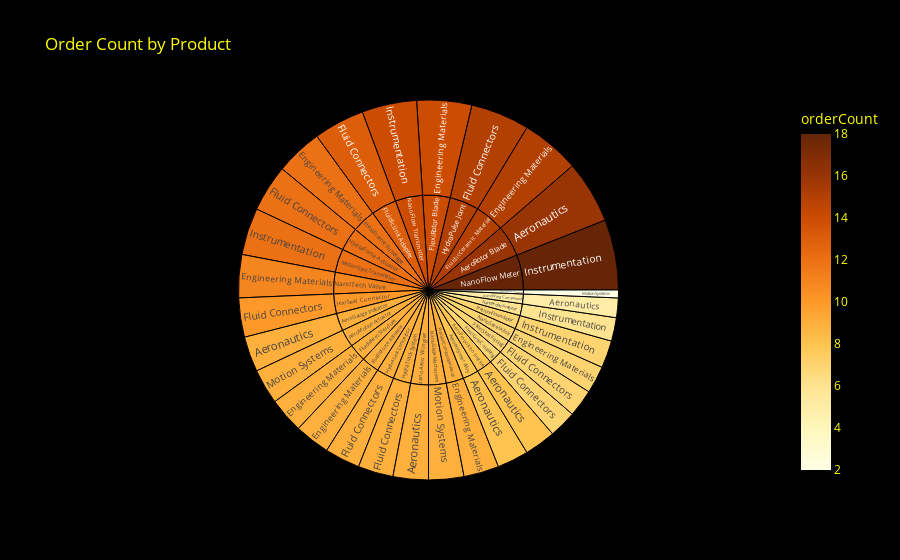

Write notebook code for a chart like this one.
### Markdown cell above
### 1) Retrieve count of all products and producttypes which are ordered by customers [3.5]

### Code cell
cursor = connection.cursor()
cursor.execute("""
    

SELECT productName, productType, orderCount,
       RANK() OVER (ORDER BY orderCount DESC) AS ProductRank
FROM (
    SELECT p.productName, p.productType, COUNT(*) AS orderCount
    FROM orders o
    JOIN product p ON o.o_plantID = p.productID
    GROUP BY p.productName, p.productType
) AS ProductOrders;
""")
data = cursor.fetchall()

df = pd.DataFrame(data, columns=['productName', 'productType', 'orderCount', 'ProductRank'])
fig = px.sunburst(df, path=['productName', 'productType'], values='orderCount',
                  title='Order Count by Product', color='orderCount',
                  color_continuous_scale='YlOrBr')

fig.update_layout(
    plot_bgcolor='black',   
    paper_bgcolor='black',   
    font=dict(color='yellow')   
)
fig.show()

### Figure 1 — Plotly figure (JSON) as saved in the notebook; plotly's stock layout.template omitted (floating-point values rounded to 4 significant figures)
{"data": [{"branchvalues": "total", "customdata": [[9], [8], [8], [16], [5], [9], [12], [14], [9], [15], [9], [7], [11], [9], [7], [10], [7], [13], [12], [9], [15], [9], [6], [12], [18], [14], [7], [9], [2], [9], [9], [9], [8], [8], [16], [5], [12], [7], [14], [10], [7], [9], [15], [9], [13], [12], [9], [15], [9], [2], [12], [9], [18], [14], [9], [6], [7], [11], [9], [7]], "domain": {"x": [0, 1], "y": [0, 1]}, "hovertemplate": "labels=%{label}<br>orderCount_sum=%{value}<br>parent=%{parent}<br>id=%{id}<br>orderCount=%{color}<extra></extra>", "ids": ["AeroGauge Indicator/ Aeronautics         ", "AeroPolymer Alloy/ Aeronautics         ", "AeroPropulsion Engine/ Aeronautics         ", "AeroRotor Blade/ Aeronautics         ", "AeroWing Component/ Aeronautics         ", "NanoAero Winglet/ Aeronautics         ", "FlexiFrame Fuselage/ Engineering Materials ", "FlexiRotor Blade/ Engineering Materials ", "FluidicAero Structure/ Engineering Materials ", "FluidicCeramic Material/ Engineering Materials ", "FluidicForce Actuator/ Engineering Materials ", "NanoSteel Alloy/ Engineering Materials ", "NanoTech Valve/ Engineering Materials ", "PrecisionComposite Material/ Engineering Materials ", "FlexiGrip Coupling/ Fluid Connectors    ", "FlexiSeal Connector/ Fluid Connectors    ", "FlexiSeal Fitting/ Fluid Connectors    ", "FluidicLink Adapter/ Fluid Connectors    ", "HydraForce Actuator/ Fluid Connectors    ", "HydraLink Connector/ Fluid Connectors    ", "HydraPulse Joint/ Fluid Connectors    ", "HydraTrack System/ Fluid Connectors    ", "NanoProbe Analyzer/ Instrumentation   ", "MotionSync Transmitter/ Instrumentation     ", "NanoFlow Meter/ Instrumentation     ", "NanoFlow Transmitter/ Instrumentation     ", "PrecisionFlow Adapter/ Instrumentation     ", "AeroMotion Actuator/ Motion Systems      ", "MotionMate Mechanism/ Motion Systems      ", "NanoGlide Mechanism/ Motion Systems      ", "AeroGauge Indicator", "AeroMotion Actuator", "AeroPolymer Alloy", "AeroPropulsion Engine", "AeroRotor Blade", "AeroWing Component", "FlexiFrame Fuselage", "FlexiGrip Coupling", "FlexiRotor Blade", "FlexiSeal Connector", "FlexiSeal Fitting", "FluidicAero Structure", "FluidicCeramic Material", "FluidicForce Actuator", "FluidicLink Adapter", "HydraForce Actuator", "HydraLink Connector", "HydraPulse Joint", "HydraTrack System", "MotionMate Mechanism", "MotionSync Transmitter", "NanoAero Winglet", "NanoFlow Meter", "NanoFlow Transmitter", "NanoGlide Mechanism", "NanoProbe Analyzer", "NanoSteel Alloy", "NanoTech Valve", "PrecisionComposite Material", "PrecisionFlow Adapter"], "labels": [" Aeronautics         ", " Aeronautics         ", " Aeronautics         ", " Aeronautics         ", " Aeronautics         ", " Aeronautics         ", " Engineering Materials ", " Engineering Materials ", " Engineering Materials ", " Engineering Materials ", " Engineering Materials ", " Engineering Materials ", " Engineering Materials ", " Engineering Materials ", " Fluid Connectors    ", " Fluid Connectors    ", " Fluid Connectors    ", " Fluid Connectors    ", " Fluid Connectors    ", " Fluid Connectors    ", " Fluid Connectors    ", " Fluid Connectors    ", " Instrumentation   ", " Instrumentation     ", " Instrumentation     ", " Instrumentation     ", " Instrumentation     ", " Motion Systems      ", " Motion Systems      ", " Motion Systems      ", "AeroGauge Indicator", "AeroMotion Actuator", "AeroPolymer Alloy", "AeroPropulsion Engine", "AeroRotor Blade", "AeroWing Component", "FlexiFrame Fuselage", "FlexiGrip Coupling", "FlexiRotor Blade", "FlexiSeal Connector", "FlexiSeal Fitting", "FluidicAero Structure", "FluidicCeramic Material", "FluidicForce Actuator", "FluidicLink Adapter", "HydraForce Actuator", "HydraLink Connector", "HydraPulse Joint", "HydraTrack System", "MotionMate Mechanism", "MotionSync Transmitter", "NanoAero Winglet", "NanoFlow Meter", "NanoFlow Transmitter", "NanoGlide Mechanism", "NanoProbe Analyzer", "NanoSteel Alloy", "NanoTech Valve", "PrecisionComposite Material", "PrecisionFlow Adapter"], "marker": {"coloraxis": "coloraxis", "colors": [9, 8, 8, 16, 5, 9, 12, 14, 9, 15, 9, 7, 11, 9, 7, 10, 7, 13, 12, 9, 15, 9, 6, 12, 18, 14, 7, 9, 2, 9, 9, 9, 8, 8, 16, 5, 12, 7, 14, 10, 7, 9, 15, 9, 13, 12, 9, 15, 9, 2, 12, 9, 18, 14, 9, 6, 7, 11, 9, 7]}, "name": "", "parents": ["AeroGauge Indicator", "AeroPolymer Alloy", "AeroPropulsion Engine", "AeroRotor Blade", "AeroWing Component", "NanoAero Winglet", "FlexiFrame Fuselage", "FlexiRotor Blade", "FluidicAero Structure", "FluidicCeramic Material", "FluidicForce Actuator", "NanoSteel Alloy", "NanoTech Valve", "PrecisionComposite Material", "FlexiGrip Coupling", "FlexiSeal Connector", "FlexiSeal Fitting", "FluidicLink Adapter", "HydraForce Actuator", "HydraLink Connector", "HydraPulse Joint", "HydraTrack System", "NanoProbe Analyzer", "MotionSync Transmitter", "NanoFlow Meter", "NanoFlow Transmitter", "PrecisionFlow Adapter", "AeroMotion Actuator", "MotionMate Mechanism", "NanoGlide Mechanism", "", "", "", "", "", "", "", "", "", "", "", "", "", "", "", "", "", "", "", "", "", "", "", "", "", "", "", "", "", ""], "type": "sunburst", "values": [9, 8, 8, 16, 5, 9, 12, 14, 9, 15, 9, 7, 11, 9, 7, 10, 7, 13, 12, 9, 15, 9, 6, 12, 18, 14, 7, 9, 2, 9, 9, 9, 8, 8, 16, 5, 12, 7, 14, 10, 7, 9, 15, 9, 13, 12, 9, 15, 9, 2, 12, 9, 18, 14, 9, 6, 7, 11, 9, 7]}], "layout": {"autosize": true, "coloraxis": {"colorbar": {"title": {"text": "orderCount"}}, "colorscale": [[0, "rgb(255,255,229)"], [0.125, "rgb(255,247,188)"], [0.25, "rgb(254,227,145)"], [0.375, "rgb(254,196,79)"], [0.5, "rgb(254,153,41)"], [0.625, "rgb(236,112,20)"], [0.75, "rgb(204,76,2)"], [0.875, "rgb(153,52,4)"], [1, "rgb(102,37,6)"]]}, "font": {"color": "yellow"}, "legend": {"tracegroupgap": 0}, "paper_bgcolor": "black", "plot_bgcolor": "black", "title": {"text": "Order Count by Product"}}}
